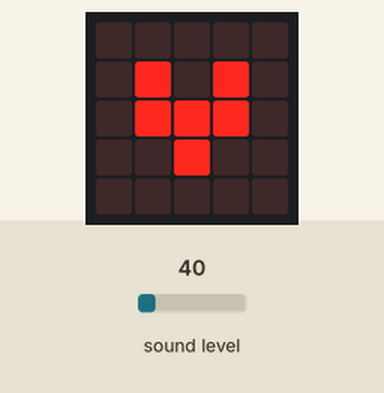
Recording of a program running on a simulated BBC micro:bit (MakeCode). On the bench: the board's 5×5 LED display. The test bench sets the inputs (shaded band); at power-on: sound level 40.

Above: at 0.7 s.
At 3.6 s:
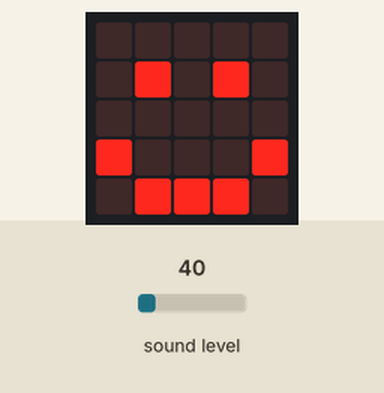
3.7 s: sound level set to 95
5.2 s: sound level set to 100
At 5.53 s:
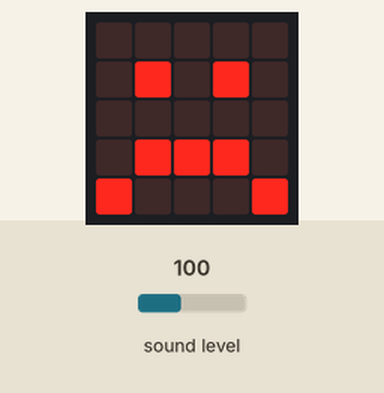
8.2 s: sound level set to 5
9.7 s: sound level set to 128
Timing chart, 0 to 12.3 s (numbered marks = the images above; inputs shaded):
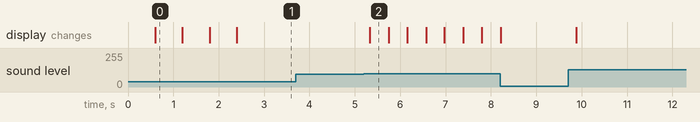

The program:

main.ts
```typescript
basic.showIcon(IconNames.Heart)
basic.showIcon(IconNames.SmallHeart)
basic.showIcon(IconNames.Heart)
basic.showIcon(IconNames.SmallHeart)
basic.forever(function () {
    if (input.soundLevel() <= 100) {
        basic.showLeds(`
            . . . . .
            . # . # .
            . . . . .
            # . . . #
            . # # # .
            `)
    }
    if (input.soundLevel() >= 100) {
        basic.showLeds(`
            . . . . .
            . # . # .
            . . . . .
            . # # # .
            # . . . #
            `)
    }
})
```

test.ts
```typescript
// i test vanno qui; questi non saranno compilati quando questo pacchetto viene usato come estensione.
```

Measured:
- the behaviour switches between 99 and 100 on sound level (found by bisection; images 1 and 2)
- after the input at 3.7 s, every drawn part: stays the same
- after the input at 5.2 s, the display: changes after 0.13 s (image 2)
- what the display in image 0 shows lasts 0.6 s, from 0.6 s to 1.2 s
- what the display in image 2 shows lasts 0.4 s, from 5.3 s to 5.7 s
